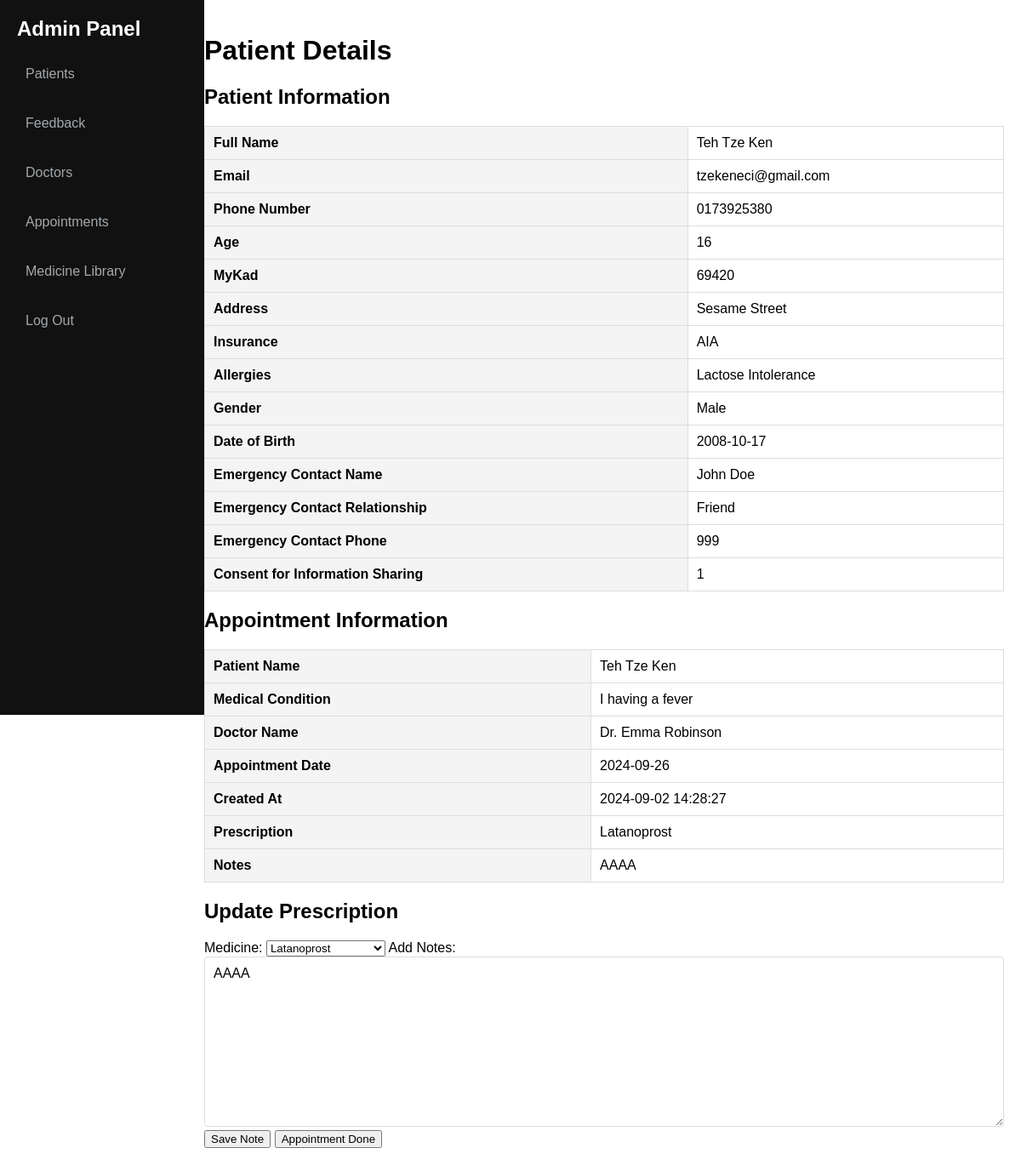
Page /bsystem_details.php?name=Teh Tze Ken on the committed database.
### tables this page shows
CREATE TABLE `users` (
  `id` int(11) NOT NULL,
  `full_name` varchar(255) NOT NULL,
  `email` varchar(255) NOT NULL,
  `password` varchar(255) NOT NULL,
  `phone_number` varchar(15) DEFAULT NULL,
  `age` int(11) DEFAULT NULL,
  `mykad` varchar(20) DEFAULT NULL,
  `address` varchar(255) DEFAULT NULL,
  `insurance` varchar(255) DEFAULT NULL,
  `allergies` text DEFAULT NULL,
  `gender` enum('Male','Female','Other') DEFAULT NULL,
  `past_medical_conditions` text DEFAULT NULL,
  `previous_surgeries` text DEFAULT NULL,
  `family_medical_history` text DEFAULT NULL,
  `emergency_contact_name` varchar(255) DEFAULT NULL,
  `emergency_contact_relationship` varchar(50) DEFAULT NULL,
  `emergency_contact_phone` varchar(20) DEFAULT NULL,
  `date_of_birth` date DEFAULT NULL,
  `medical_history` text DEFAULT NULL,
  `consent_for_information_sharing` tinyint(1) DEFAULT NULL
);

CREATE TABLE `appointments` (
  `id` int(11) NOT NULL,
  `patient_name` varchar(100) NOT NULL,
  `patient_email` varchar(100) NOT NULL,
  `patient_phone` varchar(15) NOT NULL,
  `medical_condition` varchar(255) NOT NULL,
  `doctor_name` varchar(100) NOT NULL,
  `appointment_date` date NOT NULL,
  `created_at` timestamp NOT NULL DEFAULT current_timestamp(),
  `notes` text DEFAULT NULL,
  `prescription` text DEFAULT NULL,
  `status` enum('active','done') DEFAULT 'active'
);

### bsystem_details.php (the view, shortened to what this page needs)
<?php
include("db_connect.php");
if (isset($_GET['name'])) {
    $patient_name = mysqli_real_escape_string($con, $_GET['name']);
    $appointment_sql = "SELECT * FROM appointments WHERE patient_name = '$patient_name'";
    $appointment_result = mysqli_query($con, $appointment_sql);
    if (mysqli_num_rows($appointment_result) > 0) {
        $appointment = mysqli_fetch_assoc($appointment_result);
    } else {
        $appointment = null;
        echo "<p>No appointment details found for the selected patient.</p>";
    }
    $user_sql = "SELECT * FROM users WHERE full_name = '$patient_name'";
    $user_result = mysqli_query($con, $user_sql);
    $medicine_names = [];
    $medicine_query = "SELECT DISTINCT name FROM medicines ORDER BY name";
    $medicine_result = mysqli_query($con, $medicine_query);
    while ($row = mysqli_fetch_assoc($medicine_result)) {
        $medicine_names[] = $row['name'];
    }
    if (mysqli_num_rows($user_result) > 0) {
        $user = mysqli_fetch_assoc($user_result);
    } else {
        $user = null;
    }
} else {
    echo "<p>No patient name provided.</p>";
}
?>
<!DOCTYPE html>
<html lang="en">
<head>
    <link href="https://cdn.quilljs.com/1.3.6/quill.snow.css" rel="stylesheet">
</head>
<body>
    <div class="navbar">
        <header>Admin Panel</header>
        <a href="adminhome.php">Patients</a>
        <a href="feedback.php">Feedback</a>
        <a href="add_doctor.php">Doctors</a>
        <a href="bsystem.php">Appointments</a>
        <a href="adminmedicines.php">Medicine Library</a>
        <a href="stafflogin.php">Log Out</a>
    </div>
    <div class="content">
    <h1>Patient Details</h1>
    <?php if ($user): ?>
        <h2>Patient Information</h2>
        <table>
            <tr>
                <th>Full Name</th>
                <td><?php echo htmlspecialchars($user['full_name']); ?></td>
            </tr>
            <tr>
                <th>Email</th>
                <td><?php echo htmlspecialchars($user['email']); ?></td>
            </tr>
            <tr>
                <th>Phone Number</th>
                <td><?php echo htmlspecialchars($user['phone_number']); ?></td>
            </tr>
            <tr>
                <th>Age</th>
                <td><?php echo htmlspecialchars($user['age']); ?></td>
            </tr>
            <tr>
                <th>MyKad</th>
                <td><?php echo htmlspecialchars($user['mykad']); ?></td>
            </tr>
            <tr>
                <th>Address</th>
                <td><?php echo htmlspecialchars($user['address']); ?></td>
            </tr>
            <tr>
                <th>Insurance</th>
                <td><?php echo htmlspecialchars($user['insurance']); ?></td>
            </tr>
            <tr>
                <th>Allergies</th>
                <td><?php echo htmlspecialchars($user['allergies']); ?></td>
            </tr>
            <tr>
                <th>Gender</th>
                <td><?php echo htmlspecialchars($user['gender']); ?></td>
            </tr>
            <tr>
                <th>Date of Birth</th>
                <td><?php echo htmlspecialchars($user['date_of_birth']); ?></td>
            </tr>
            <tr>
                <th>Emergency Contact Name</th>
                <td><?php echo htmlspecialchars($user['emergency_contact_name']); ?></td>
            </tr>
            <tr>
                <th>Emergency Contact Relationship</th>
                <td><?php echo htmlspecialchars($user['emergency_contact_relationship']); ?></td>
            </tr>
            <tr>
                <th>Emergency Contact Phone</th>
                <td><?php echo htmlspecialchars($user['emergency_contact_phone']); ?></td>
            </tr>
            <tr>
                <th>Consent for Information Sharing</th>
                <td><?php echo htmlspecialchars($user['consent_for_information_sharing']); ?></td>
            </tr>
        </table>
    <?php else: ?>
        <p>No user details found for the selected patient.</p>
    <?php endif; ?>
    <?php if ($appointment): ?>
        <h2>Appointment Information</h2>
        <table>
            <tr>
                <th>Patient Name</th>
                <td><?php echo htmlspecialchars($appointment['patient_name']); ?></td>
            </tr>
            <tr>
                <th>Medical Condition</th>
                <td><?php echo htmlspecialchars($appointment['medical_condition']); ?></td>
            </tr>
            <tr>
                <th>Doctor Name</th>
                <td><?php echo htmlspecialchars($appointment['doctor_name']); ?></td>
            </tr>
            <tr>
                <th>Appointment Date</th>
                <td><?php echo htmlspecialchars($appointment['appointment_date']); ?></td>
            </tr>
            <tr>
                <th>Created At</th>
                <td><?php echo htmlspecialchars($appointment['created_at']); ?></td>
            </tr>
            <tr>
                <th>Prescription</th>
                <td><?php echo htmlspecialchars($appointment['prescription']); ?></td>
            </tr>
            <tr>
                <th>Notes</th>
                <td><?php echo htmlspecialchars($appointment['notes']); ?></td>
            </tr>
        </table>
        <div class="form-container">
            <h2>Update Prescription</h2>
            <form method="post">
                <label for="prescription_medicine">Medicine:</label>
                <select id="prescription_medicine" name="prescription_medicine" required>
                    <?php foreach ($medicine_names as $medicine_name): ?>
                        <option value="<?php echo htmlspecialchars($medicine_name); ?>" <?php echo ($medicine_name == $appointment['prescription']) ? 'selected' : ''; ?>>
                            <?php echo htmlspecialchars($medicine_name); ?>
                        </option>
                    <?php endforeach; ?>
                </select>
                <label for="note">Add Notes:</label>
                <textarea id="note" name="note"><?php echo htmlspecialchars($appointment['notes']); ?></textarea>
                <button type="submit" name="action" value="save_note">Save Note</button>
                <button type="submit" name="action" value="appointment_done">Appointment Done</button>
            </form>
        </div>
    <?php endif ?>
</div>
</body>
</html>

### bsystem_details.php (style rules this page uses)
* { font-family: "Kumbh Sans", sans-serif; text-decoration: none; }
body { display: flex; margin: 0; }
.navbar { width: 200px; background-color: #111; padding: 20px; height: 100vh; position: fixed; }
.navbar header { font-size: 1.5em; margin-bottom: 20px; font-weight: bold; color: white; }
.navbar a { display: block; padding: 10px; text-decoration: none; color: #a4a8ac; margin-bottom: 20px; border-radius: 10px; transition: background-color 0.3s; }
.content { flex: 1; padding: 20px; margin-left: 220px; }
textarea { width: 100%; height: 200px; box-sizing: border-box; padding: 10px; font-size: 16px; border: 1px solid #ddd; border-radius: 4px; }
table { width: 100%; border-collapse: collapse; }
table, th, td { border: 1px solid #ddd; }
th, td { padding: 10px; text-align: left; }
th { background-color: #f4f4f4; }
.form-container { margin-top: 20px; }

### rows in the picture
users: full_name "Teh Tze Ken", email "tzekeneci@gmail.com", phone_number "0173925380", age "16", mykad "69420", address "Sesame Street", insurance "AIA", allergies "Lactose Intolerance", gender "Male", date_of_birth "2008-10-17", emergency_contact_name "John Doe", emergency_contact_relationship "Friend", emergency_contact_phone "999", consent_for_information_sharing "1"
appointments: patient_name "Teh Tze Ken", medical_condition "I having a fever", doctor_name "Dr. Emma Robinson", appointment_date "2024-09-26", created_at "2024-09-02 14:28:27", prescription "Latanoprost", notes "AAAA", prescription_medicine "Latanoprost", note "AAAA"
